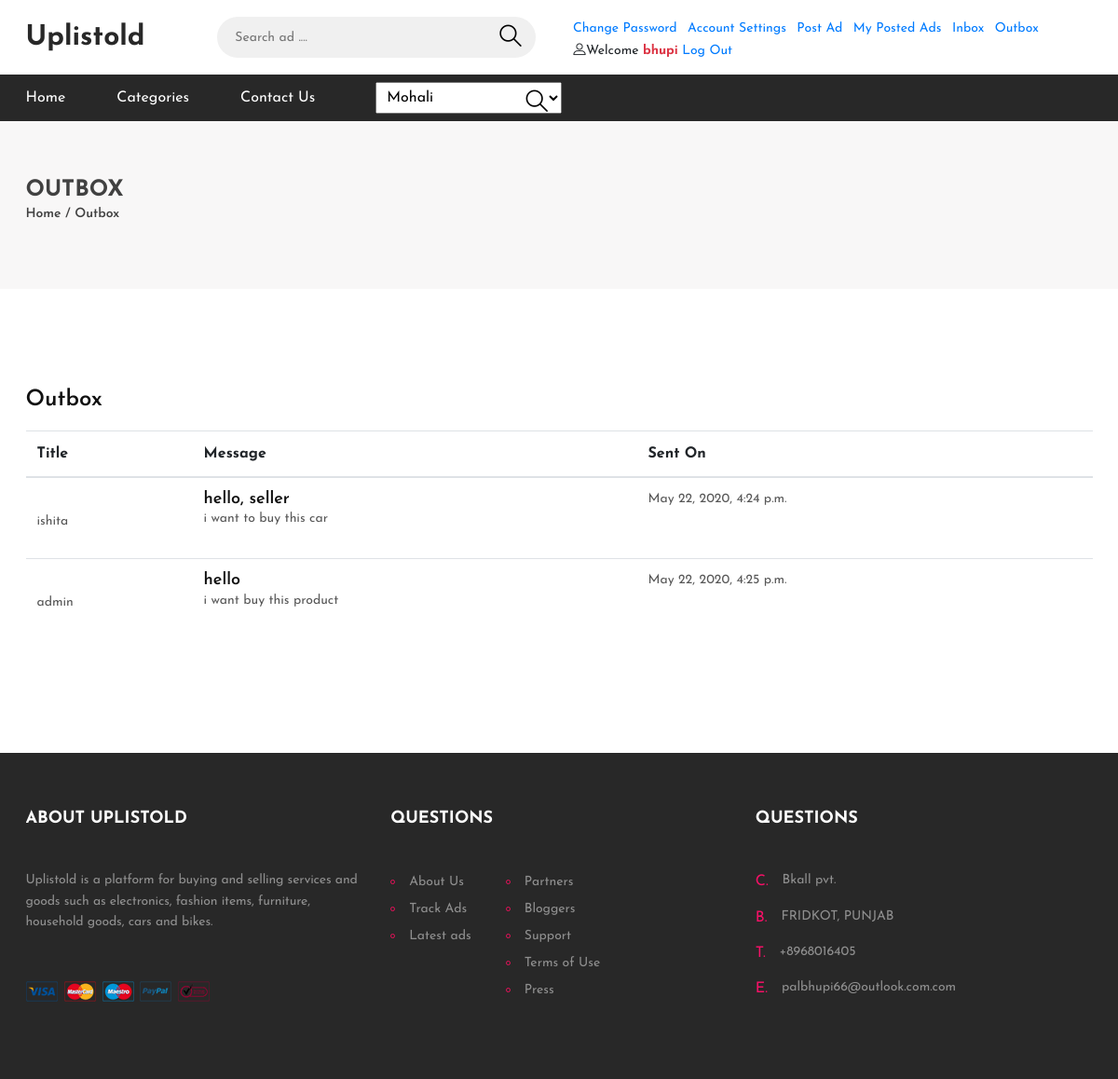
Screenshot of /outbox/ (signed in) with the database file from the repository.
### myapp/models.py (models this page shows, shortened)
class Messages(models.Model):
    subject=models.CharField(max_length=200,blank=True,null=True)
    message = models.CharField(max_length=500,null=True)
    ad_id=models.ForeignKey(Advertise, blank=True, null=True, on_delete=models.CASCADE)
    s_id = models.ForeignKey(User, blank=True, null=True, on_delete=models.CASCADE,related_name='sid')
    r_id = models.ForeignKey(User, blank=True, null=True, on_delete=models.CASCADE,related_name='rid')
    posted_on=models.DateTimeField(default=datetime.now)
    class Meta:
        db_table = "messages"
        verbose_name = "Messages"
        managed = True

### myapp/views.py (the view)
# urls.py: path('outbox/', views.outbox, name='outbox'),
def outbox(request):
    loc = Location.objects.all()
    catdata = Category.objects.all()
    mdata = Messages.objects.filter(r_id=request.user.id)
    return render(request, 'outbox.html', { 'mdata': mdata,'catdata': catdata,'loc':loc})

### myapp/models.py (called while the page is built)
    def __str__(self):
        return self.category_name

### myapp/templates/outbox.html (shortened to what this page needs)
{%load static%}
{% include 'header.html' %}
	<div class="page-top-info">
		<div class="container">
			<div class="row" style="height:50px">
				<div class="col-md-3">
					<h4>Outbox</h4>
					<div class="site-pagination">
						<a href="">Home</a> /
						<a href="">Outbox</a>
					</div>
				</div>
				<div class="banner set-bg col-md-9" data-setbg="{%static 'img/bannr2.jpg'%}" >
			</div>
		</div>
	</div>
	</div>
	<section class="cart-section spad">
		<div class="container">
			<div class="row">
				<div class="col-lg-12">
					<div class="">
						<h4 style="margin-bottom:18px">Outbox</h4>
						<div class="cart-table-warp">
							{% if mdata %}
							<table id="adTable" class="table">
							<thead>
								<tr>
									<th class="product-th">Title</th>
									<th class="product-th">Message</th>
									<th class="quy-th">Sent On</th>
								</tr>
							</thead>
							<tbody>
								{% for m in mdata %}
								<tr id="">
									<td class="product-col ad_data">
										<img src="" alt=""  class="img-circle"><br/>
										<p>{{m.s_id}}</p>
									</td>
									<td>
										<div class="pc-title">
											<h5 class="title" name="title">{{m.subject}}</h5>
											<p class="price " name="price">{{m.message}}</p>
										</div>
									</td>
									<td class="size-col ad_data">
										<p class="loc ad_data" name="location">{{m.posted_on}}</p>
									</td>
								</tr>
                            {% endfor %}
							</tbody>
						</table>
						{% else %}
							<p class="alert alert-success">There are no messages in outbox</p>
						{% endif %}
						</div>
					</div>
				</div>
			</div>
		</div>
	</section>
{% include 'footer.html' %}

### myapp/templates/header.html (shortened to what this page needs)
{%load static%}
<!DOCTYPE html>
<html lang="zxx">
<head>
	<link rel="stylesheet" href="{% static 'css/bootstrap.min.css' %}"/>
	<link rel="stylesheet" href="{% static 'css/font-awesome.min.css' %}"/>
	<link rel="stylesheet" href="{% static 'css/flaticon.css' %}"/>
	<link rel="stylesheet" href="{% static 'css/slicknav.min.css' %}"/>
	<link rel="stylesheet" href="{% static 'css/jquery-ui.min.css' %}"/>
	<link rel="stylesheet" href="{% static 'css/owl.carousel.min.css' %}"/>
	<link rel="stylesheet" href="{% static 'css/animate.css' %}"/>
	<link rel="stylesheet" href="{% static 'css/style.css' %}"/>
</head>
<body>
	<header class="header-section">
		<div class="header-top">
			<div class="container">
				<div class="row">
					<div class="col-lg-2 text-center text-lg-left">
						<a href="{% url 'home'%}" class="site-logo logo">
							Uplistold
						</a>
					</div>
					<div class="col-xl-4 col-lg-3">
						<form class="header-search-form" method="post" action="/searchad/">
							<input type="text" placeholder="Search ad ...." name="txtsearch">
							<button type="submit"><i class="flaticon-search"></i></button>
						</form>
					</div>
					<div class="col-xl-6 col-lg-7">
						<div class="user-panel">
							{% if user.is_authenticated %}
							<div class="up-item">
								 <a href="/change_pass" class="text-primary" style="margin-right:7px;">Change Password</a>
								 <a href="/uprofile"  class="text-primary" style="margin-right:7px;">Account Settings</a>
								 <a href="/postad"  class="text-primary" style="margin-right:7px;">Post Ad</a>
								 <a href="/myads"  class="text-primary" style="margin-right:7px;">My Posted Ads</a>
								 <a href="/inbox"  class="text-primary" style="margin-right:7px;">Inbox</a>
								 <a href="/outbox"  class="text-primary" style="margin-right:7px;">Outbox</a>
							</div>
							<div class="up-item">
								<span class="flaticon-profile">Welcome <b class="text-danger">{{request.user}}</b></span>
								 <a href="/logout" class="text-primary" style="margin-right:7px;">Log Out</a>
							</div>
							{% endif %}
						</div>
					</div>
				</div>
			</div>
		</div>
		<nav class="main-navbar">
			<div class="container">
				<ul class="main-menu">
					<li><a href="/">Home</a></li>
					<li><a href="#">Categories</a>
					</li>
					<li><a href="/contact/">Contact Us</a></li>
					<li><form class="header-search-form" method="post" action="/searchadbyloc/">
						<select style="width:200px;padding:7px;" name="location">
							{% for item in loc %}
							<option value="{{item.id}}">{{item.location_name}}</option>
							{% endfor %}
					</select>
							<button type="submit"><i class="flaticon-search"></i></button>
						</form></li>
				</ul>
			</div>
		</nav>
	</header>

### myapp/static/css/style.css (style rules this page uses)
html, body { height: 100%; font-family: 'Josefin Sans', sans-serif; -webkit-font-smoothing: antialiased; font-smoothing: antialiased; }
h1, h2, h3, h4, h5, h6 { margin: 0; color: #111111; font-weight: 600; }
h4 { font-size: 24px; }
h5 { font-size: 18px; }
p { font-size: 14px; color: #585858; line-height: 1.6; }
ul, ol { padding: 0; margin: 0; }
.set-bg { background-repeat: no-repeat; background-size: cover; background-position: top center; }
.spad { padding-top: 105px; padding-bottom: 105px; }
.header-top { padding: 18px 0 14px; }
.site-logo { display: inline-block; }
.header-search-form { width: 100%; position: relative; padding: 0 10px; }
.header-search-form input { width: 100%; height: 44px; font-size: 14px; border-radius: 50px; border: none; padding: 0 19px; background: #f0f0f0; }
.header-search-form button { position: absolute; height: 100%; right: 18px; top: 0; font-size: 26px; color: #000; border: none; cursor: pointer; background-color: transparent; }
.user-panel .up-item { display: inline-block; font-size: 14px; }
.user-panel .up-item a { font-size: 14px; color: #000; }
.user-panel .up-item:first-child { margin-right: 29px; }
.main-navbar { background: #282828; }
.main-menu { list-style: none; }
.main-menu li { display: inline-block; position: relative; }
.main-menu li a { display: inline-block; font-size: 16px; color: #ffffff; margin-right: 50px; line-height: 1; padding: 17px 0; position: relative; }
.banner { padding: 50px 34px 47px; position: relative; margin-bottom: 70px; }
.page-top-info { background: #f8f7f7; padding: 60px 0 70px; }
.page-top-info h4 { color: #414141; font-weight: 700; text-transform: uppercase; }
.site-pagination { font-size: 14px; font-weight: 600; color: #414141; }
.site-pagination a { display: inline-block; font-size: 14px; color: #414141; }
@media (min-width: 1200px) { .container { max-width: 1175px; } }

### myapp/templates/header.html (style rules this page uses)
.logo { font-size: 30px; font-weight: bold; color:#282828; }

### rows the page displays
Messages: s_id "ishita", subject "hello, seller", message "i want to buy this car", posted_on "May 22, 2020, 4:24 p.m."
Messages: s_id "admin", subject "hello", message "i want buy this product", posted_on "May 22, 2020, 4:25 p.m."

### other values shown
{{ request.user }} "bhupi"
form field location "Mohali"
